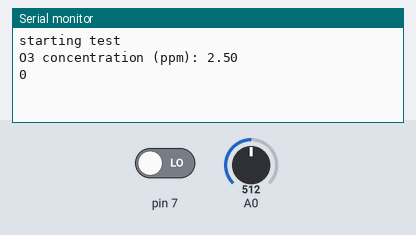
The sketch below on a simulated Arduino Uno, built with avr-gcc and run on an emulated ATmega328P. On the bench: the last lines printed to the serial monitor. The test bench sets the inputs (shaded band); at power-on: A0 = 512, pin 7 LOW.

Above: at 2.2 s.
2.3 s: A0 set to 716
At 4.4 s:
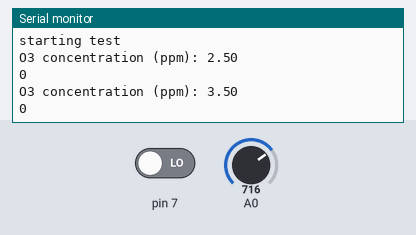
5.0 s: pin 7 driven HIGH
At 6.0 s:
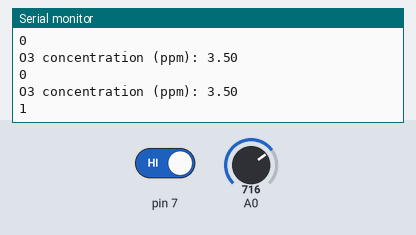
7.7 s: A0 set to 900
At 10.3 s:
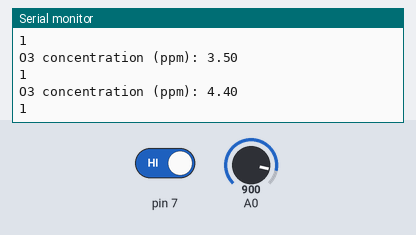
Timing chart, 0 to 11.8 s (numbered marks = the images above; inputs shaded):
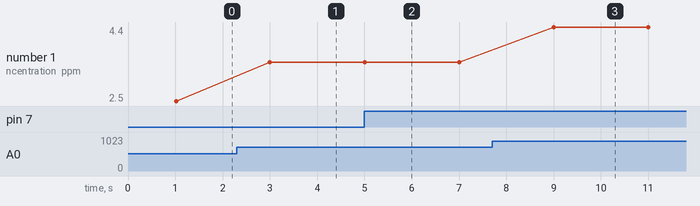

Measured:
- after the input at 2.3 s, the serial monitor: prints a new line after 0.70 s (image 1)
- after the input at 5.0 s, the serial monitor: prints a new line at once (image 2)
- after the input at 7.7 s, the serial monitor: prints a new line after 1.3 s (image 3)
- plotted number 1: 2.5 → 3.5 after the input at 2.3 s, 3.5 → 4.4 after the input at 7.7 s

The sketch:

Ozon.ino
```cpp
const float max_volts = 5.00;
const float max_analog_steps = 1023.0;

void setup() {
  // put your setup code here, to run once:
  Serial.begin(9600);
  delay(1000);
  Serial.println("starting test");
  pinMode(A0, INPUT);
  pinMode(7, INPUT);
}

void loop() {
  // put your main code here, to run repeatedly:
  int x = analogRead(A0);
  int y = digitalRead(7);
  Serial.print("O3 concentration (ppm): ");
  Serial.println(x * (max_volts / max_analog_steps));
  Serial.println(y);
  delay(2000);
}
```
